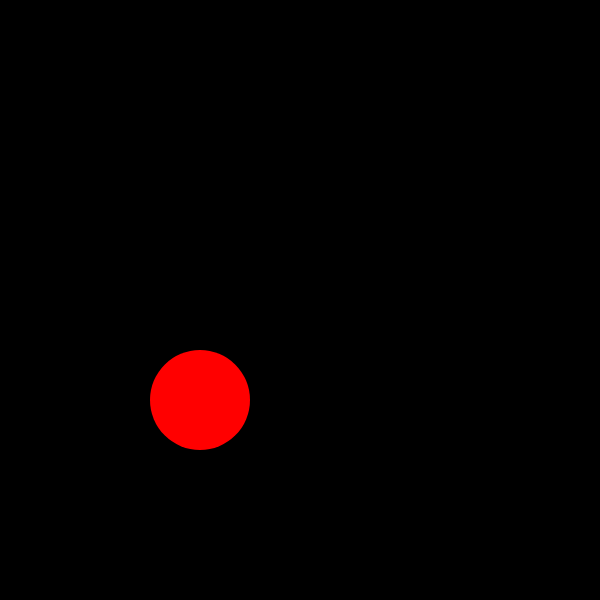
Frame 1 (no input)
Frame 60 (no input): identical to frame 1, image omitted
Frame 120 (the mouse pressed at the canvas centre since frame 60): identical to frame 1, image omitted

The p5.js sketch that drew this single still picture (run headless with seeded random() and noise() and a simulated clock; from frame 60 on, the mouse is pressed at the canvas centre):

// p5.js sketch
// ── sketch.js
// IMA NYU Shanghai
// The Nature of Code
// MOQN
// Feb 9 2017

var x = 200;
var y = 400;
var mSize = 100;

// figure it out why they are errors!
// var x = width/2;
// var y = height/2;
// var size = 100;

function setup() {
  createCanvas(600, 600);
  noStroke();
}

function draw() {
  background(0);

  fill(255,0,0);
  ellipse(x,y, mSize,mSize);
}
